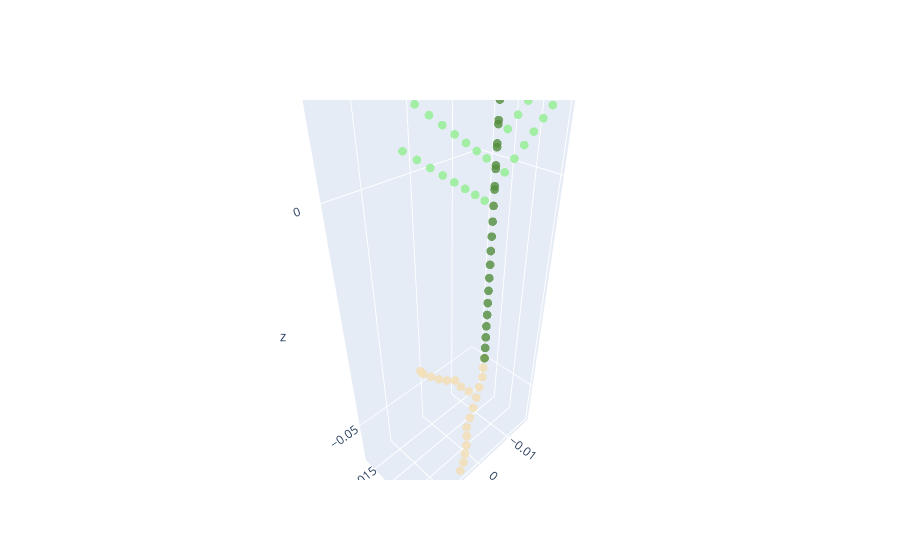

The code cell stored with this chart in its notebook:
### Markdown cell above
### 5.2.2Let's change the la to see what will happen?
la is the stem top without branches

### Code cell
name = 'testXML'
change_parameter('testXML', 'testXML', 'stem', '1', 'la', 'value','2')
smallplant = CPlantBox(name, time, name) # make a plant object in python
fig = visual_plant(smallplant)    
fig.show()
